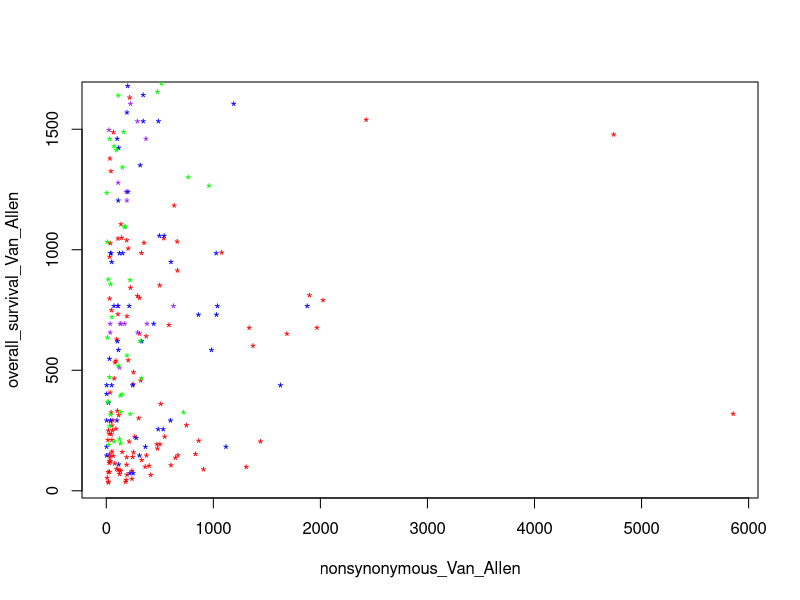

The R script that drew this image:
#########################
# Adjustable parameters #
#########################
# Choose which data to analyse
Van_Allen = T
Snyder = T
Rizvi = T
TCGA = T

########################
# IMPACT IMMUNOTHERAPY #
########################
if (TCGA == T)
{
  tcga = read.table("TCGA.txt")
  tcga$nonsynonymous <- tcga$V2
  tcga$overall_survival <- tcga$V3
}

nonsynonymous = list()
overall_survival  = list()
# Import and rearrange Van Allen data
if (Van_Allen == T)
{
  total = read.csv("Van_Allen.csv")
  nonsynonymous_Van_Allen = total$nonsynonymous
  overall_survival_Van_Allen = total$overall_survival
}
# Import and rearrange RIZVI data
if (Rizvi == T)
{
  total = read.csv("Rizvi.csv")
  total$nonsynonymous <- total$Nonsyn.
  total$overall_survival <- total$PFS..mos.*365
  nonsynonymous_Rizvi = total$nonsynonymous
  overall_survival_Rizvi = total$overall_survival
}
# Import and rearrange SNYDER data
if (Snyder == T)
{
  S1 = read.table("Snyder1.txt", comment.char = "%", header = T)
  S2 = read.table("Snyder2.txt", comment.char = "%", header = T)
  S3 = read.table("Snyder3.txt", comment.char = "%", header = T)
  bound_S1S2 <- rbind(S1,S2)
  total <- merge(bound_S1S2, S3, by.y = "Study_ID")
  total$nonsynonymous <- total$Mutation
  total$overall_survival <- total$OS.yr. *365
  nonsynonymous_Snyder = total$nonsynonymous
  overall_survival_Snyder = total$overall_survival
}

plot(nonsynonymous_Van_Allen, overall_survival_Van_Allen, col = "red", pch ="*")
points(nonsynonymous_Rizvi, overall_survival_Rizvi, col = "purple", pch ="*")
points(nonsynonymous_Snyder, overall_survival_Snyder, col = "blue", pch ="*")
points(tcga$nonsynonymous, tcga$overall_survival, col = "green", pch ="*")
